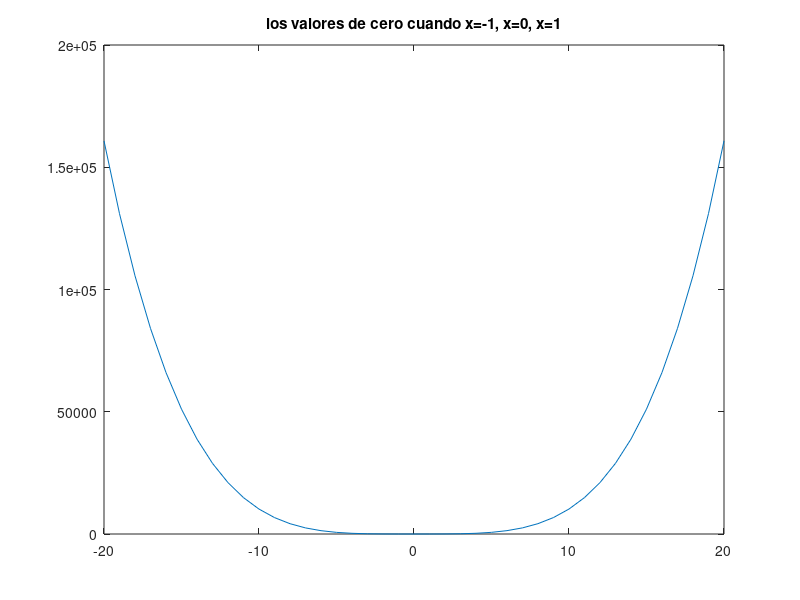

The MATLAB script that drew this image:
%descricion: Graficar funciones polinomiales 
%date: 202123065
%author: Bryan Alejandro Martinez López
%fecha: 19/11/2021


x=-20:1:20;
y=((2.*(x.^2))+(x.^4)+x);

plot(x,y);
title ("los valores de cero cuando x=-1, x=0, x=1");
